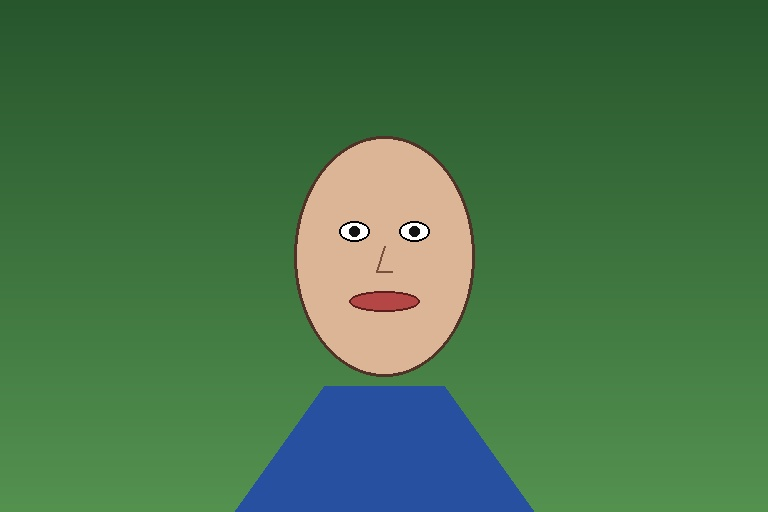
#> input picture data/processed/syn_human_actions_002.jpg, 768 x 512 px; its folder holds only this picture in this run
$ python clean.py   (older library calls are emulated)
#> lines starting #> are read from the running program, lines starting #| are printed output that depends on the picture
### dataset/quality.py
"""
Quality control, license verification, perceptual hashing, and deduplication engine.
"""
import os
import hashlib
from typing import Tuple, Optional, List
import cv2
import numpy as np
from PIL import Image
from dataset.registry import license_is_allowed

from dataset.models import LicenseInfo, QualityMetrics

# Permissive training licenses
PERMISSIVE_LICENSES = {
    "cc0",
    "public domain",
    "cc-by",
    "cc-by-sa",
    "mit",
    "apache-2.0",
    "bsd-3-clause",
    "open-database",
    "internal-synthetic",
    "user-authorized",
}

NON_TRAINING_LICENSES = {
    "cc-by-nc",
    "cc-by-nd",
    "cc-by-nc-sa",
    "cc-by-nc-nd",
    "all rights reserved",
    "copyrighted",
    "unknown",
}


# [28 lines left out: functions verify_license, calculate_sha256, not called in this run]


def calculate_phash(image_or_path, hash_size: int = 8) -> str:
    """
    Computes a 64-bit DCT perceptual hash (pHash) for image duplicate detection.
    Robust against resizing, slight compression, and watermarks.
    """
    if isinstance(image_or_path, str):
        img = cv2.imread(image_or_path, cv2.IMREAD_GRAYSCALE)
    elif isinstance(image_or_path, np.ndarray):
        img = cv2.cvtColor(image_or_path, cv2.COLOR_BGR2GRAY) if len(image_or_path.shape) == 3 else image_or_path
    else:
        # PIL image
        img = np.array(image_or_path.convert("L"))

    if img is None:
        return "0" * (hash_size * hash_size // 4)

    # 1. Resize to 32x32
    resized = cv2.resize(img, (32, 32), interpolation=cv2.INTER_AREA).astype(np.float32)

    # 2. Compute 2D Discrete Cosine Transform (DCT)
    dct = cv2.dct(resized)

    # 3. Extract the top-left 8x8 lowest frequencies (excluding DC component at 0,0)
    dct_low = dct[:hash_size, :hash_size]
    med = np.median(dct_low)

    # 4. Binary hash based on median
    bits = (dct_low > med).flatten()
    hash_hex = "".join(f"{int(''.join(map(str, bits[i:i+4].astype(int))), 2):x}" for i in range(0, len(bits), 4))
    return hash_hex


# [7 lines left out: function hamming_distance, not called in this run]


def assess_image_quality(
    image_path: str,
    min_width: int = 512,
    min_height: int = 512,
    blur_threshold: float = 80.0,
) -> QualityMetrics:
    """
    Audits image technical quality:
    - Verifies file integrity
    - Measures resolution
    - Evaluates blur via Laplacian variance
    - Detects blank / near-black frames
    """
#> called with image_path = 'data/processed/syn_human_actions_002.jpg', min_width = 512, min_height = 512, blur_threshold = 80
    metrics = QualityMetrics()

    if not os.path.exists(image_path) or os.path.getsize(image_path) < 100:
        metrics.is_corrupt = True
        metrics.passed_qc = False
        metrics.failure_reasons.append("File corrupt or empty")
        return metrics

    img = cv2.imread(image_path)
#> img is the input picture: shape (512, 768, 3); mean B, G, R 74.3, 116, 71
    if img is None:
        metrics.is_corrupt = True
        metrics.passed_qc = False
        metrics.failure_reasons.append("Failed to decode image")
        return metrics

    h, w = img.shape[:2]
#> h = 512; w = 768
    metrics.width = w
#> metrics.width = 768
    metrics.height = h
#> metrics.height = 512
    metrics.aspect_ratio = "16:9" if w >= h else "9:16"
#> metrics.aspect_ratio = '16:9'

    # Resolution check
    if w < min_width or h < min_height:
        metrics.passed_qc = False
        metrics.failure_reasons.append(f"Resolution {w}x{h} below threshold {min_width}x{min_height}")

    # Blur detection via Laplacian variance
    gray = cv2.cvtColor(img, cv2.COLOR_BGR2GRAY)
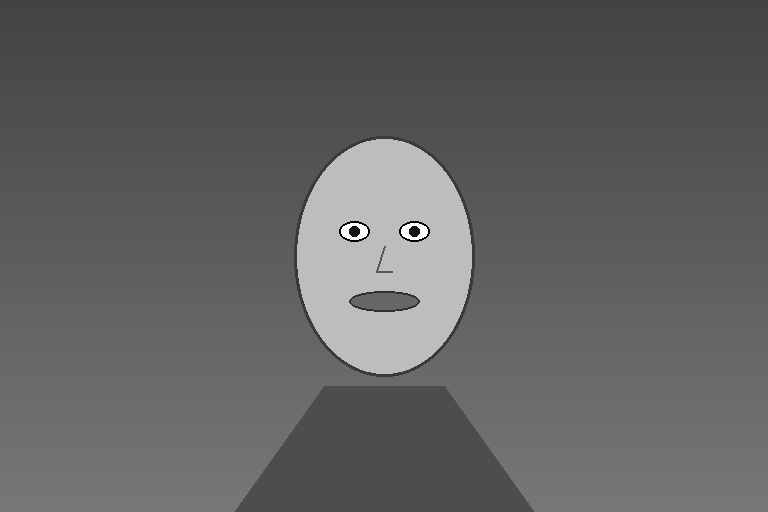
#> gray: shape (512, 768); min 0, max 255, mean 97.8
    blur_score = float(cv2.Laplacian(gray, cv2.CV_64F).var())
#> blur_score = 351.2
    metrics.blur_score = round(blur_score, 2)
#> metrics.blur_score = 351.2
    if blur_score < blur_threshold:
        metrics.passed_qc = False
        metrics.failure_reasons.append(f"Image blurred (score {metrics.blur_score} < {blur_threshold})")

    # Black frame detection
    mean_luminance = float(np.mean(gray))
#> mean_luminance = 97.77
    if mean_luminance < 3.0:
        metrics.is_black_frame = True
        metrics.passed_qc = False
        metrics.failure_reasons.append("Pure black or underexposed frame")

    # Perceptual hash
    metrics.phash = calculate_phash(gray)
#> in calculate_phash, `resized = cv2.resize(img, (32, 32), interpolation=cv2.INTER_AREA).asty..`:
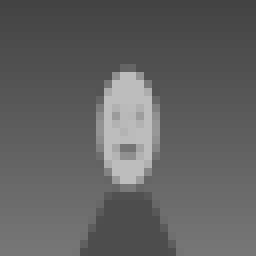
#> resized: shape (32, 32) float32 (shown 8 times larger); min 67, max 189, mean 97.8
#> in calculate_phash, `dct = cv2.dct(resized)`:
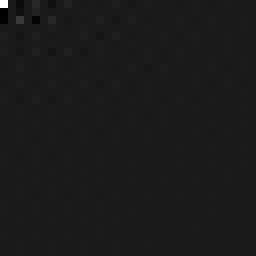
#> dct: shape (32, 32) float32 (shown 8 times larger); min -368.3, max 3128.8, mean 2.3; drawn with min black and max white
#> in calculate_phash, `med = np.median(dct_low)`: med = -0.0526
#> metrics.phash = '9919661699de9966'

    return metrics

### dataset/clean.py
"""
CLI for dataset quality auditing and corrupted asset cleanup.
Usage:
  python -m dataset.clean
"""
import os
import json
from pathlib import Path
from dataset.quality import assess_image_quality


def main():
    print("=== Auditing Dataset Integrity & Cleaning Low-Quality Assets ===")
    data_dir = Path("data/processed")
    meta_dir = Path("data/metadata")
    rej_dir = Path("data/rejected")
    rej_dir.mkdir(parents=True, exist_ok=True)

    cleaned_count = 0
    audited_count = 0

    for img_file in data_dir.glob("*.jpg"):
        audited_count += 1
        metrics = assess_image_quality(str(img_file))
        if not metrics.passed_qc:
            cleaned_count += 1
            # Move to rejected
            dest = rej_dir / img_file.name
            img_file.rename(dest)
            # Remove associated metadata
            meta_file = meta_dir / f"{img_file.stem}.json"
            if meta_file.exists():
                meta_file.unlink()

    print(f"Audit completed: {audited_count} assets checked, {cleaned_count} quarantined to {rej_dir}.")


if __name__ == "__main__":
    main()
